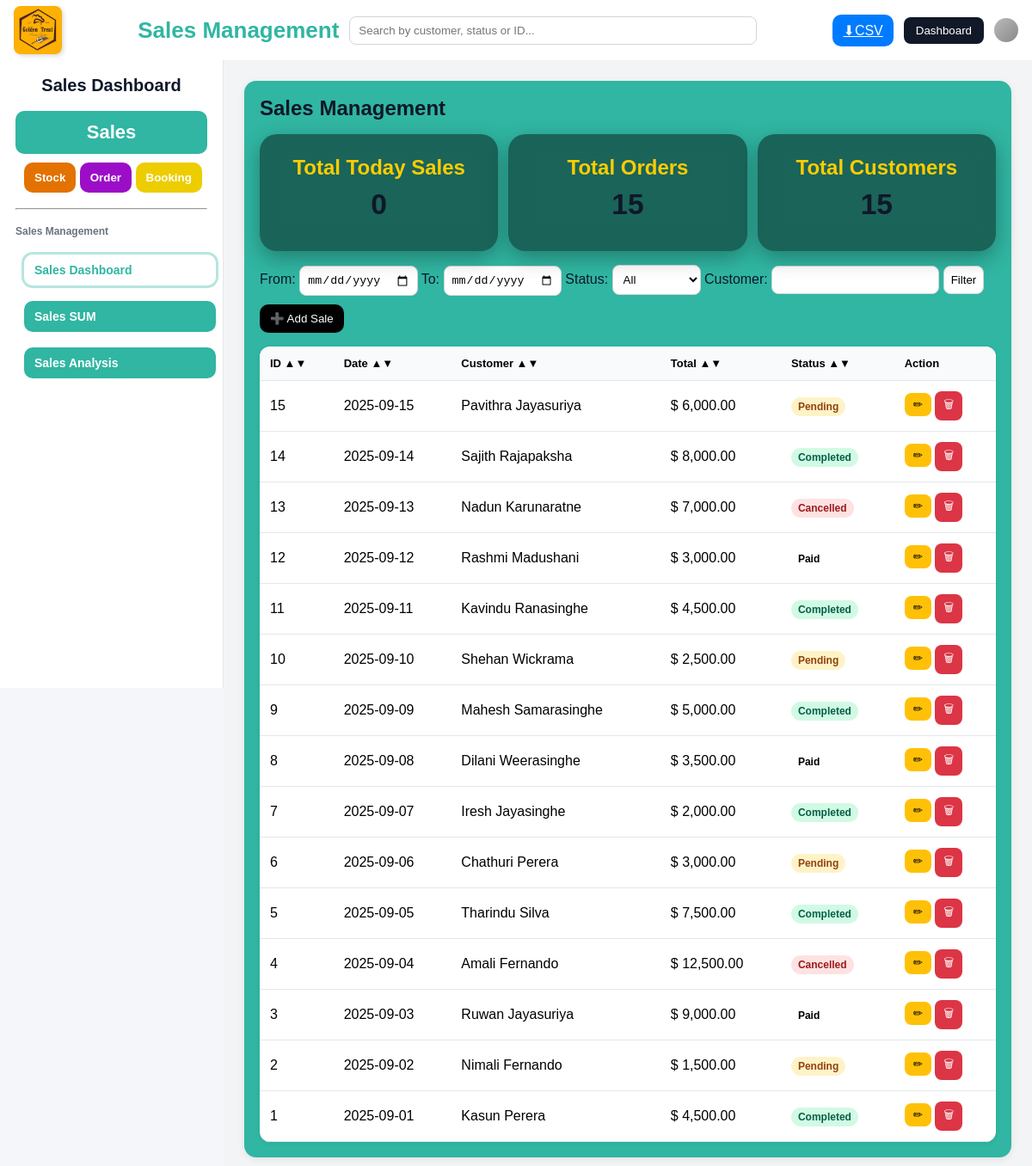
/sales/index.php, run on the app's committed database.
### tables this page shows
CREATE TABLE sales (
    id INT AUTO_INCREMENT PRIMARY KEY,
    date DATE NOT NULL,
    customer VARCHAR(255) NOT NULL,
    quantity INT DEFAULT 0,
    total DECIMAL(10,2) NOT NULL,
    status ENUM('Pending','Paid','Completed','Cancelled') DEFAULT 'Pending'
);

### sales/index.php (the view, shortened to what this page needs)
<?php
$host = "localhost";
$user = "root";
$pass = "";
$db   = "golden_treat";
$conn = new mysqli($host, $user, $pass, $db);
$where = "1=1";
$sql = "SELECT id, date, customer, total, status FROM sales WHERE $where ORDER BY id DESC";
$result = $conn->query($sql);
$sql = "SELECT COUNT(*) AS total_orders FROM sales";
$result = $conn->query($sql);
$row = $result->fetch_assoc();
$totalOrders = $row['total_orders'];
$sql = "SELECT COUNT(DISTINCT customer) AS total_cus FROM sales";
$result = $conn->query($sql);
$row = $result->fetch_assoc();
$totalCus = $row['total_cus'];
$sql = "SELECT COUNT(*) AS today_sales FROM sales WHERE date = CURDATE()";
$result = $conn->query($sql);
$row = $result->fetch_assoc();
$todaySales = $row['today_sales'];
$where = "1=1";
$sql = "SELECT id, date, customer, total, status FROM sales WHERE $where ORDER BY id DESC";
$result = $conn->query($sql);
$sales = [];
if ($result->num_rows > 0) {
    while ($row = $result->fetch_assoc()) {
        $sales[] = $row;
    }
}
?>
<!DOCTYPE html>
<html lang="en">
<head>
  <link rel="stylesheet" href="style1.css">
</head>
<body>
  <div class="header">
    <div class="header-left"><img src="logo.jpg" alt="Logo" /></div>
    <div class="header-middle">
      <div class="header-middle-title">Sales Management</div>
      <div class="search-bar"><input id="globalSearch" type="text" placeholder="Search by customer, status or ID..." />
      </div>
    </div>
    <div class="header-right">
        <a class="btn" href="?<?= http_build_query(array_merge($_GET,[" export"=>"csv"])) ?>">⬇CSV</a>
      <button class="role-btn" onclick="window.location.href='../index.html'">Dashboard</button>
      <div class="user-icon"></div>
    </div>
  </div>
  <div class="layout">
    <aside class="sidebar">
      <h1>Sales Dashboard</h1>
      <nav>
        <button class="salesbtn" onclick="window.location.href='index.php'">Sales</button>
        <div class="otherbtn">
          <button class="Sbtn" onclick="window.location.href='../stoke/stock.php'">Stock</button>
          <button class="Ubtn" onclick="window.location.href='../order/order.php'">Order</button>
          <button class="Bbtn" onclick="window.location.href='../booking/index.html'">Booking</button>
        </div>
        <hr />
        <p>Sales Management</p>
        <div class="salebtn">
          <button class="tab-btn active" onclick="window.location.href='index.php'">Sales Dashboard</button>
          <button class="tab-btn" onclick="window.location.href='index2.php'">Sales SUM</button>
         <button class="tab-btn " onclick="window.location.href='index3.php'">Sales Analysis</button>
        </div>
      </nav>
    </aside>
    <main class="free-area">
      <section id="sales-dashboard" class="panel active">
        <div class="content">
          <h1>Sales Management </h1>
          <div class="cards">
            <div class="card">
              <h3>Total Today Sales</h3>
              <p>
                <?php echo $todaySales; ?>
              </p>
            </div>
            <div class="card">
              <h3>Total Orders</h3>
              <p id="cardOrders">
                <?= $totalOrders ?>
              </p>
            </div>
            <div class="card">
              <h3>Total Customers</h3>
              <p id="cardCustomers">
                <?= $totalCus ?>
              </p>
            </div>
          </div>
          <div class="toolbar">
            <div class="filter-bar">
              <form method="GET">
                From: <input type="date" name="from" value="<?= $_GET['from'] ?? '' ?>">
                To: <input type="date" name="to" value="<?= $_GET['to'] ?? '' ?>">
                Status:
                <select name="status">
                  <option value="">All</option>
                </select>
                Customer: <input type="text" name="customer" value="<?= $_GET['customer'] ?? '' ?>">
                <button type="submit">Filter</button>
              </form>
            </div>
            <div style="flex:1">
           <button class="btn secondary" onclick="openForm()">➕ Add Sale</button></div>
          </div>
          <div class="table-wrap">
            <table id="salesTable">
              <tr>
                <th data-sort="id">ID ▲▼</th>
                <th data-sort="date">Date ▲▼</th>
                <th data-sort="customer">Customer ▲▼</th>
                <th data-sort="total">Total ▲▼</th>
                <th data-sort="status">Status ▲▼</th>
                <th>Action </th>
              </tr>
              <tbody>
                <?php if(empty($sales)): ?>
                <tr>
                  <td colspan="5" class="text-center">No records found</td>
                </tr>
                <?php else: ?>
                <?php foreach($sales as $s): ?>
                <tr>
                  <td>
                    <?= $s['id'] ?>
                  </td>
                  <td>
                    <?= $s['date'] ?>
                  </td>
                  <td>
                    <?= $s['customer'] ?>
                  </td>
                  <td>$
                    <?= number_format($s['total'],2) ?>
                  </td>
                  <td><span class="badge <?= $s['status'] ?>"><?= $s['status'] ?></span>
                  </td>
                  <td>
                    <div class="row-actions">
                      <button class="edit" onclick="document.getElementById('edit_id').value='<?= $s['id'] ?>';
                                          document.getElementById('edit_date').value='<?= $s['date'] ?>';
                                          document.getElementById('edit_customer').value='<?= $s['customer'] ?>';
                                          document.getElementById('edit_total').value='<?= $s['total'] ?>';
                                          document.getElementById('edit_status').value='<?= $s['status'] ?>';
                                          openModal('editModal');">✏</button>
                      <button class="del"
                        onclick="document.getElementById('delete_id').value='<?= $s['id'] ?>'; openModal('deleteModal');">🗑</button>
                  </td>
          </div>
          </tr>
          <?php endforeach; ?>
          <?php endif; ?>
</body>
</html>

### data on the page
sales: id "15", date "2025-09-15", customer "Pavithra Jayasuriya", total "6,000.00", status "Pending"
sales: id "14", date "2025-09-14", customer "Sajith Rajapaksha", total "8,000.00", status "Completed"
sales: id "13", date "2025-09-13", customer "Nadun Karunaratne", total "7,000.00", status "Cancelled"
sales: id "12", date "2025-09-12", customer "Rashmi Madushani", total "3,000.00", status "Paid"
sales: id "11", date "2025-09-11", customer "Kavindu Ranasinghe", total "4,500.00", status "Completed"
sales: id "10", date "2025-09-10", customer "Shehan Wickrama", total "2,500.00", status "Pending"
sales: id "9", date "2025-09-09", customer "Mahesh Samarasinghe", total "5,000.00", status "Completed"
sales: id "8", date "2025-09-08", customer "Dilani Weerasinghe", total "3,500.00", status "Paid"
sales: id "7", date "2025-09-07", customer "Iresh Jayasinghe", total "2,000.00", status "Completed"
sales: id "6", date "2025-09-06", customer "Chathuri Perera", total "3,000.00", status "Pending"
sales: id "5", date "2025-09-05", customer "Tharindu Silva", total "7,500.00", status "Completed"
sales: id "4", date "2025-09-04", customer "Amali Fernando", total "12,500.00", status "Cancelled"
sales: id "3", date "2025-09-03", customer "Ruwan Jayasuriya", total "9,000.00", status "Paid"
sales: id "2", date "2025-09-02", customer "Nimali Fernando", total "1,500.00", status "Pending"
sales: id "1", date "2025-09-01", customer "Kasun Perera", total "4,500.00", status "Completed"

### other printed values
$todaySales "0"
$totalOrders "15"
$totalCus "15"
